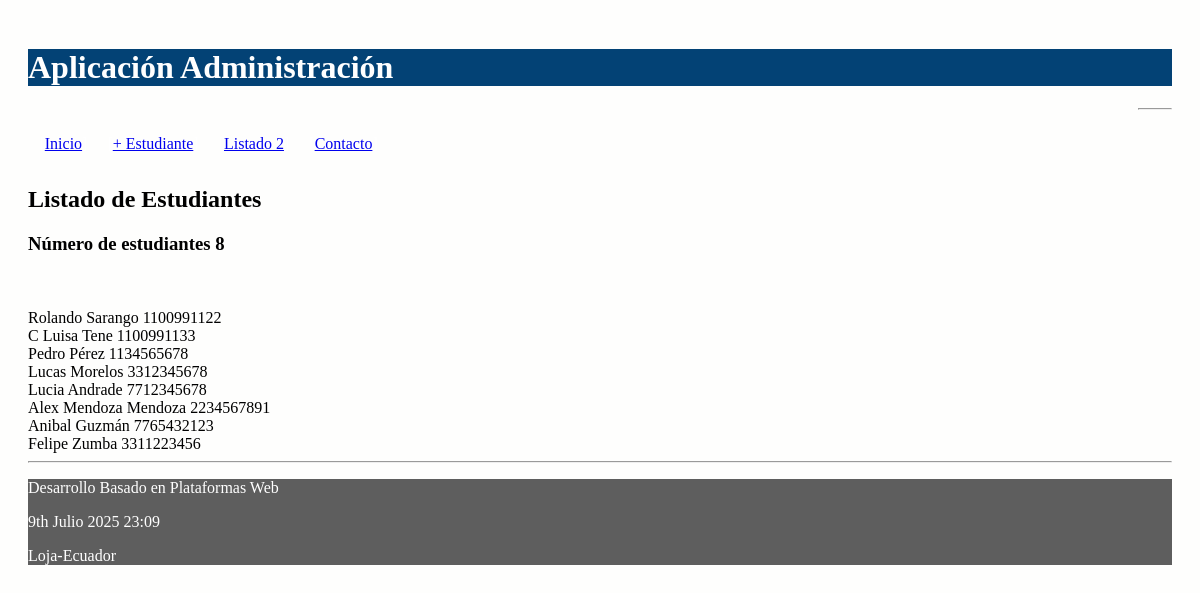
/administrativo/listado-estudiantes, run on the app's committed database.
### administrativo/models.py (models this page shows, shortened)
class Estudiante(models.Model):
    nombre = models.CharField(max_length=30)
    apellido = models.CharField(max_length=30)
    cedula = models.CharField(max_length=30, unique=True)
    def __str__(self):
        return "%s %s %s" % (self.nombre,
                self.apellido,
                self.cedula)

### administrativo/views.py (the view)
# urls.py: path('listado-estudiantes', views.listadoEstudiantes,
def listadoEstudiantes(request):
    estudiantes = Estudiante.objects.all()
    informacion_template = {'estudiantes': estudiantes, 'numero_estudiantes': len(estudiantes)}
    return render(request, 'listadoEstudiantes.html', informacion_template)

### administrativo/templates/listadoEstudiantes.html (shortened to what this page needs)
{% extends "master.html" %}
{% block content %}
<h2>Listado de Estudiantes</h3>
<h3>Número de estudiantes {{ numero_estudiantes }}</h3>
<br/>
<br/>
{% for e in estudiantes %}
  {{e}}<br/>
{% endfor %}
{% endblock %}

### administrativo/static/css/estilos.css (style rules this page uses)
body { background: #FEFEFD; padding: 20px; }

### data on the page
Estudiante: nombre+apellido+cedula "Rolando Sarango 1100991122"
Estudiante: nombre+apellido+cedula "C Luisa Tene 1100991133"
Estudiante: nombre+apellido+cedula "Pedro Pérez 1134565678"
Estudiante: nombre+apellido+cedula "Lucas Morelos 3312345678"
Estudiante: nombre+apellido+cedula "Lucia Andrade 7712345678"
Estudiante: nombre+apellido+cedula "Alex Mendoza Mendoza 2234567891"
Estudiante: nombre+apellido+cedula "Anibal Guzmán 7765432123"
Estudiante: nombre+apellido+cedula "Felipe Zumba 3311223456"

### other printed values
{{ numero_estudiantes }} "8"
